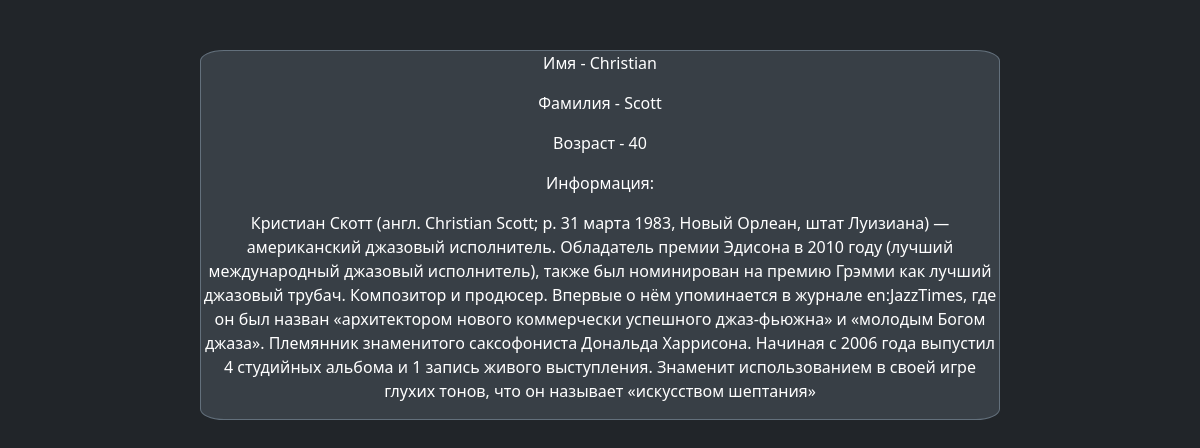
The app's page /jazz/1 with its own data.
### jazz/models.py (models this page shows, shortened)
class Jazz(models.Model):
    Category = models.ForeignKey(Categorys, on_delete=models.CASCADE)
    Author_Name = models.CharField(max_length=50)
    Author_Sure_Name = models.CharField(max_length=50)
    Author_Age = models.PositiveIntegerField()
    Info = models.TextField()

### jazz/views.py (the view)
# urls.py: path('<int:id>', show_jazz_profile_page),
def show_jazz_profile_page(request, id):
    return render(request, "profile.html", context={'objects': Jazz.objects.get(pk=id)})

### templates/profile.html (shortened to what this page needs)
<!DOCTYPE html>
<html lang="en">
<head>
  <link href="/docs/5.3/dist/css/bootstrap.min.css" rel="stylesheet">
  <link href="https://cdn.jsdelivr.net/npm/bootstrap@5.3.0-alpha3/dist/css/bootstrap.min.css" rel="stylesheet">
</head>
<body class="d-flex h-100 text-center text-bg-dark">
    <div style="display: flex; flex-direction: column; margin: auto; margin-top: 50px; border: 1px solid #63707c; width: 800px; border-radius: 3%; background-color: #383f46;">
        <p>Имя - {{objects.Author_Name}}</p>
        <p>Фамилия - {{objects.Author_Sure_Name}}</p>
        <p>Возраст - {{objects.Author_Age}}</p>
        <p>Информация:</p>
        <p>{{objects.Info}}</p>
    </div>
</body>
</html>

### records on screen
Jazz: Author_Name "Christian", Author_Sure_Name "Scott", Author_Age "40", Info "Кристиан Скотт (англ. Christian Scott; р. 31 марта 1983, Новый Орлеан, штат Луизиана) — американский джазовый исполнитель. Обладатель премии Эдисона в 2010 году (лучший международный джазовый исполнитель), также был номинирован на премию Грэмми как лучший джазовый трубач. Композитор и продюсер. Впервые о нём упоминается в журнале en:JazzTimes, где он был назван «архитектором нового коммерчески успешного джаз-фьюжна» и «молодым Богом джаза». Племянник знаменитого саксофониста Дональда Харрисона. Начиная с 2006 года выпустил 4 студийных альбома и 1 запись живого выступления. Знаменит использованием в своей игре глухих тонов, что он называет «искусством шептания»"
